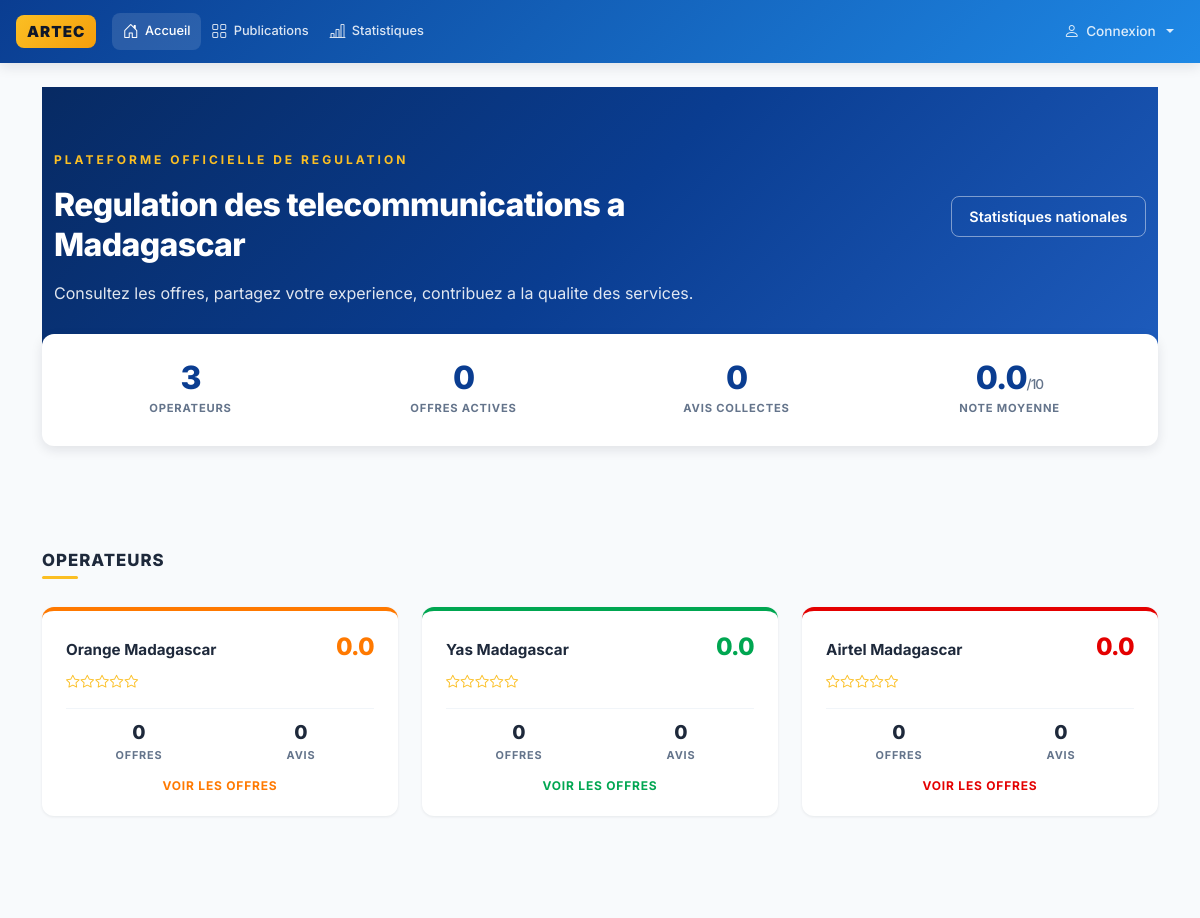
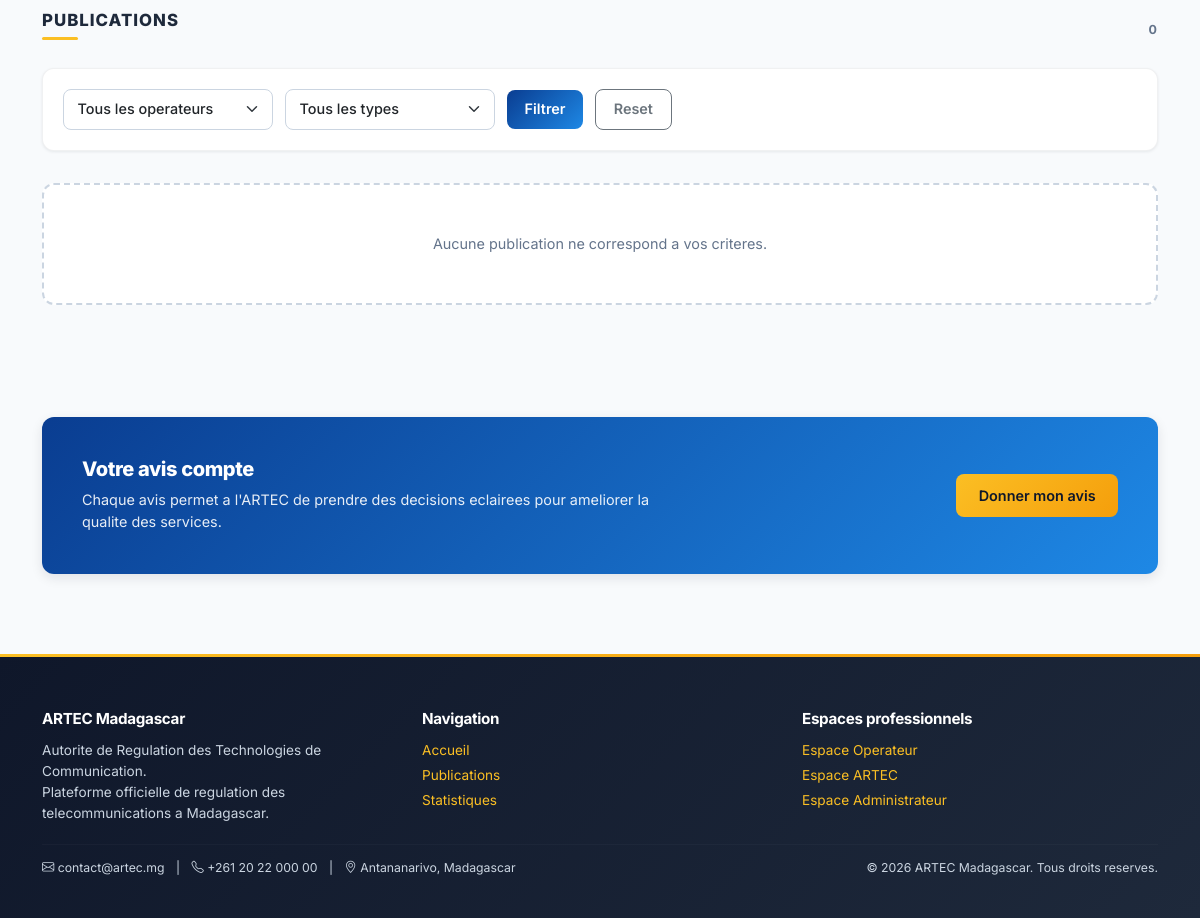
Screenshot of /visitor/index.php with the database file from the repository (2 pictures, top to bottom).
### tables this page shows
CREATE TABLE `operateurs` (
  `id` INT UNSIGNED NOT NULL AUTO_INCREMENT,
  `nom` VARCHAR(100) NOT NULL,
  `slug` VARCHAR(50) NOT NULL,
  `logo` VARCHAR(255) DEFAULT NULL,
  `description` TEXT DEFAULT NULL,
  `couleur` VARCHAR(7) DEFAULT '#0d6efd',
  `site_web` VARCHAR(255) DEFAULT NULL,
  `actif` TINYINT(1) NOT NULL DEFAULT 1,
  `date_creation` TIMESTAMP NOT NULL DEFAULT CURRENT_TIMESTAMP,
  PRIMARY KEY (`id`),
  UNIQUE KEY `uk_slug` (`slug`)
);

### includes/functions.php (called while the page is built, shortened)
<?php
function e(?string $s): string {
    return htmlspecialchars($s ?? '', ENT_QUOTES | ENT_SUBSTITUTE, 'UTF-8');
}
function current_user(): ?array {
    return $_SESSION['user'] ?? null;
}

### config/db.php (called while the page is built, shortened)
<?php
function db(): PDO {
    static $pdo = null;
    if ($pdo === null) {
        $dsn = 'mysql:host=' . DB_HOST . ';dbname=' . DB_NAME . ';charset=' . DB_CHARSET;
        $options = [
            PDO::ATTR_ERRMODE            => PDO::ERRMODE_EXCEPTION,
            PDO::ATTR_DEFAULT_FETCH_MODE => PDO::FETCH_ASSOC,
            PDO::ATTR_EMULATE_PREPARES   => false,
            PDO::ATTR_PERSISTENT         => false,
        ];
        try {
            $pdo = new PDO($dsn, DB_USER, DB_PASS, $options);
        } catch (PDOException $e) {
            if (defined('APP_ENV') && APP_ENV === 'local') {
                die('Erreur BDD : ' . $e->getMessage());
            }
            error_log('DB Error: ' . $e->getMessage());
            die('Une erreur technique est survenue.');
        }
    }
    return $pdo;
}

### visitor/index.php (the view, shortened to what this page needs)
<?php
require_once __DIR__ . '/../config/db.php';
require_once __DIR__ . '/../includes/functions.php';
$operateurs = db()->query("
    SELECT o.*,
        (SELECT COUNT(*) FROM publications WHERE operateur_id = o.id AND publie = 1) AS nb_pub,
        (SELECT COUNT(*) FROM avis WHERE operateur_id = o.id AND publie = 1) AS nb_avis,
        (SELECT COALESCE(ROUND(AVG(note),1),0) FROM avis WHERE operateur_id = o.id AND publie = 1) AS note_moy
    FROM operateurs o
    WHERE o.actif = 1
    ORDER BY o.id
")->fetchAll();
$where  = ['p.publie = 1'];
$params = [];
$whereSql = implode(' AND ', $where);
$stmt = db()->prepare("
    SELECT p.*, o.nom AS operateur_nom, o.slug AS operateur_slug, o.couleur AS operateur_couleur,
        COALESCE(AVG(a.note), 0) AS note_moyenne,
        COUNT(a.id) AS nb_avis
    FROM publications p
    INNER JOIN operateurs o ON o.id = p.operateur_id
    LEFT JOIN avis a ON a.operateur_id = p.operateur_id AND a.publie = 1
    WHERE $whereSql
    GROUP BY p.id
    ORDER BY p.created_at DESC
    LIMIT 9
");
$stmt->execute($params);
$publications = $stmt->fetchAll();
$stats = db()->query("
    SELECT
        (SELECT COUNT(*) FROM publications WHERE publie = 1) AS nb_pub,
        (SELECT COUNT(*) FROM avis WHERE publie = 1) AS nb_avis,
        (SELECT COALESCE(ROUND(AVG(note),1),0) FROM avis WHERE publie = 1) AS note_moy,
        (SELECT COUNT(*) FROM operateurs WHERE actif = 1) AS nb_op
")->fetch();
require_once __DIR__ . '/../includes/header.php';
?>
<section class="hero-strip">
    <div class="container">
        <div class="row align-items-center g-4">
            <div class="col-lg-8">
                <div class="hero-strip-label mb-3">Plateforme officielle de regulation</div>
                <h1 class="hero-strip-title mb-3">Regulation des telecommunications a Madagascar</h1>
                <p class="hero-strip-text mb-0">Consultez les offres, partagez votre experience, contribuez a la qualite des services.</p>
            </div>
            <div class="col-lg-4 text-lg-end mt-4 mt-lg-0">
                <a href="<?= e(BASE_URL) ?>visitor/statistiques.php" class="btn btn-hero-outline">
                    Statistiques nationales
                </a>
            </div>
        </div>
    </div>
</section>
<section class="container stats-strip">
    <div class="row g-0">
        <div class="col-6 col-md-3">
            <div class="stat-item">
                <div class="stat-value"><?= (int) $stats['nb_op'] ?></div>
                <div class="stat-label">Operateurs</div>
            </div>
        </div>
        <div class="col-6 col-md-3">
            <div class="stat-item">
                <div class="stat-value"><?= (int) $stats['nb_pub'] ?></div>
                <div class="stat-label">Offres actives</div>
            </div>
        </div>
        <div class="col-6 col-md-3">
            <div class="stat-item">
                <div class="stat-value"><?= (int) $stats['nb_avis'] ?></div>
                <div class="stat-label">Avis collectes</div>
            </div>
        </div>
        <div class="col-6 col-md-3">
            <div class="stat-item">
                <div class="stat-value"><?= number_format((float) $stats['note_moy'], 1) ?><span class="stat-unit">/10</span></div>
                <div class="stat-label">Note moyenne</div>
            </div>
        </div>
    </div>
</section>
<section class="container section-block">
    <div class="section-head">
        <h2 class="section-title">Operateurs</h2>
        <span class="section-line"></span>
    </div>
    <div class="row g-4">
        <?php foreach ($operateurs as $op): ?>
            <div class="col-md-4">
                <a href="?op=<?= e($op['slug']) ?>#publications" class="op-card text-decoration-none" style="--op-color: <?= e($op['couleur']) ?>;">
                    <div class="op-card-head">
                        <span class="op-card-name"><?= e($op['nom']) ?></span>
                        <span class="op-card-score"><?= number_format((float) $op['note_moy'], 1) ?></span>
                    </div>
                    <div class="op-card-stars">
                        <?php
                        $stars = round((float) $op['note_moy'] / 2);
                        for ($i = 1; $i <= 5; $i++) {
                            echo $i <= $stars ? '<i class="bi bi-star-fill"></i>' : '<i class="bi bi-star"></i>';
                        }
                        ?>
                    </div>
                    <div class="op-card-stats">
                        <div class="op-card-stat">
                            <span class="op-card-stat-val"><?= (int) $op['nb_pub'] ?></span>
                            <span class="op-card-stat-lbl">Offres</span>
                        </div>
                        <div class="op-card-stat">
                            <span class="op-card-stat-val"><?= (int) $op['nb_avis'] ?></span>
                            <span class="op-card-stat-lbl">Avis</span>
                        </div>
                    </div>
                    <div class="op-card-link">Voir les offres</div>
                </a>
            </div>
        <?php endforeach; ?>
    </div>
</section>
<section id="publications" class="container section-block">
    <div class="section-head section-head-between">
        <div>
            <h2 class="section-title">Publications</h2>
            <span class="section-line"></span>
        </div>
        <span class="section-count"><?= count($publications) ?></span>
    </div>
    <form method="get" action="#publications" class="filter-row">
        <select name="op" class="form-select form-select-sm filter-select">
            <option value="">Tous les operateurs</option>
        </select>
        <select name="type" class="form-select form-select-sm filter-select">
            <option value="">Tous les types</option>
        </select>
        <button class="btn btn-sm btn-artec">Filtrer</button>
        <a href="<?= e(BASE_URL) ?>visitor/index.php#publications" class="btn btn-sm btn-outline-secondary">Reset</a>
    </form>
    <?php if (empty($publications)): ?>
        <div class="empty-state">
            Aucune publication ne correspond a vos criteres.
        </div>
    <?php endif; ?>
</section>
<section class="container section-block">
    <div class="cta-block">
        <div class="row align-items-center g-3">
            <div class="col-md-9">
                <h2 class="cta-title">Votre avis compte</h2>
                <p class="cta-text">Chaque avis permet a l'ARTEC de prendre des decisions eclairees pour ameliorer la qualite des services.</p>
            </div>
            <div class="col-md-3 text-md-end">
                <a href="#publications" class="btn btn-accent">Donner mon avis</a>
            </div>
        </div>
    </div>
</section>
<?php require_once __DIR__ . '/../includes/footer.php'; ?>

### includes/header.php (shortened to what this page needs)
<?php
$user = current_user();
?>
<!DOCTYPE html>
<html lang="fr">
<head>
    <link href="https://cdn.jsdelivr.net/npm/bootstrap@5.3.3/dist/css/bootstrap.min.css" rel="stylesheet">
    <link href="https://cdn.jsdelivr.net/npm/bootstrap-icons@1.11.3/font/bootstrap-icons.min.css" rel="stylesheet">
    <link href="<?= e(ASSETS_URL) ?>css/style.css" rel="stylesheet">
</head>
<body>
<nav class="navbar navbar-expand-lg artec-navbar">
    <div class="container-fluid px-3">
        <a class="navbar-brand" href="<?= e(BASE_URL) ?>visitor/index.php">
            <span class="brand-logo">ARTEC</span>
        </a>
        <div class="collapse navbar-collapse" id="mainNav">
            <ul class="navbar-nav me-auto">
                <?php if ($user && $user['role'] === 'admin'): ?>
                    <li class="nav-item">
                        <a class="nav-link" href="<?= e(BASE_URL) ?>admin/dashboard.php">
                            <i class="bi bi-speedometer2"></i> <span>Dashboard</span>
                        </a>
                    </li>
                    <li class="nav-item">
                        <a class="nav-link" href="<?= e(BASE_URL) ?>admin/users.php">
                            <i class="bi bi-people"></i> <span>Utilisateurs</span>
                        </a>
                    </li>
                    <li class="nav-item">
                        <a class="nav-link" href="<?= e(BASE_URL) ?>admin/logs.php">
                            <i class="bi bi-list-check"></i> <span>Logs</span>
                        </a>
                    </li>
                <?php else: ?>
                    <li class="nav-item">
                        <a class="nav-link" href="<?= e(BASE_URL) ?>visitor/index.php">
                            <i class="bi bi-house-door"></i> <span>Accueil</span>
                        </a>
                    </li>
                    <li class="nav-item">
                        <a class="nav-link" href="<?= e(BASE_URL) ?>visitor/index.php#publications">
                            <i class="bi bi-grid"></i> <span>Publications</span>
                        </a>
                    </li>
                    <li class="nav-item">
                        <a class="nav-link" href="<?= e(BASE_URL) ?>visitor/statistiques.php">
                            <i class="bi bi-bar-chart-line"></i> <span>Statistiques</span>
                        </a>
                    </li>
                <?php endif; ?>
            </ul>
            <ul class="navbar-nav ms-auto align-items-lg-center">
                <?php if ($user): ?>
                    <?php if ($user['role'] === 'operateur' && $user['operateur_slug']): ?>
                        <li class="nav-item me-1">
                            <span class="badge-operateur badge-<?= e($user['operateur_slug']) ?> badge-sm">
                                <?= e($user['operateur_nom']) ?>
                            </span>
                        </li>
                    <?php elseif ($user['role'] === 'artec'): ?>
                        <li class="nav-item me-1">
                            <span class="badge bg-warning text-dark badge-sm">ARTEC</span>
                        </li>
                    <?php elseif ($user['role'] === 'admin'): ?>
                        <li class="nav-item me-1">
                            <span class="badge bg-dark badge-sm">Admin</span>
                        </li>
                    <?php endif; ?>
                    <li class="nav-item me-1">
                        <span class="nav-link user-name" style="cursor: default;">
                            <i class="bi bi-person-circle"></i>
                            <span class="user-name-text"><?= e($user['nom']) ?></span>
                        </span>
                    </li>
                    <li class="nav-item">
                        <a class="nav-link nav-link-logout" href="<?= e(BASE_URL) ?><?= e($user['role'] === 'admin' ? 'admin' : ($user['role'] === 'artec' ? 'artec' : 'operator')) ?>/logout.php" title="Deconnexion">
                            <i class="bi bi-box-arrow-right"></i>
                        </a>
                    </li>
                <?php else: ?>
                    <li class="nav-item dropdown">
                        <a class="nav-link dropdown-toggle" href="#" data-bs-toggle="dropdown">
                            <i class="bi bi-person"></i> Connexion
                        </a>
                    </li>
                <?php endif; ?>
            </ul>
        </div>
    </div>
</nav>
<main class="container py-4">

### includes/footer.php (shortened to what this page needs)
</main>
<footer class="artec-footer">
    <div class="container py-4">
        <div class="row g-4">
            <div class="col-md-4">
                <h5>ARTEC Madagascar</h5>
                <p class="small mb-0">
                    Autorite de Regulation des Technologies de Communication.<br>
                    Plateforme officielle de regulation des telecommunications a Madagascar.
                </p>
            </div>
            <div class="col-md-4">
                <h6>Navigation</h6>
                <ul class="list-unstyled small mb-0">
                    <li class="mb-1"><a href="<?= e(BASE_URL) ?>visitor/index.php">Accueil</a></li>
                    <li class="mb-1"><a href="<?= e(BASE_URL) ?>visitor/index.php#publications">Publications</a></li>
                    <li class="mb-1"><a href="<?= e(BASE_URL) ?>visitor/statistiques.php">Statistiques</a></li>
                </ul>
            </div>
            <div class="col-md-4">
                <h6>Espaces professionnels</h6>
                <ul class="list-unstyled small mb-0">
                    <li class="mb-1"><a href="<?= e(BASE_URL) ?>operator/login.php">Espace Operateur</a></li>
                    <li class="mb-1"><a href="<?= e(BASE_URL) ?>artec/login.php">Espace ARTEC</a></li>
                    <li class="mb-1"><a href="<?= e(BASE_URL) ?>admin/login.php">Espace Administrateur</a></li>
                </ul>
            </div>
        </div>
        <hr>
        <div class="row">
            <div class="col-md-6 small mb-2 mb-md-0">
                <i class="bi bi-envelope"></i> contact@artec.mg
                <span class="mx-2">|</span>
                <i class="bi bi-telephone"></i> +261 20 22 000 00
                <span class="mx-2">|</span>
                <i class="bi bi-geo-alt"></i> Antananarivo, Madagascar
            </div>
            <div class="col-md-6 text-md-end small">
                &copy; <?= date('Y') ?> ARTEC Madagascar. Tous droits reserves.
            </div>
        </div>
    </div>
</footer>
</body>
</html>

### rows the page displays
operateurs: nom "Orange Madagascar", note_moy "0.0", nb_pub "0", nb_avis "0"
operateurs: nom "Yas Madagascar", note_moy "0.0", nb_pub "0", nb_avis "0"
operateurs: nom "Airtel Madagascar", note_moy "0.0", nb_pub "0", nb_avis "0"

### other values shown
$stats['nb_op'] "3"
$stats['nb_pub'] "0"
$stats['nb_avis'] "0"
$stats['note_moy'] "0.0"
count($publications) "0"
